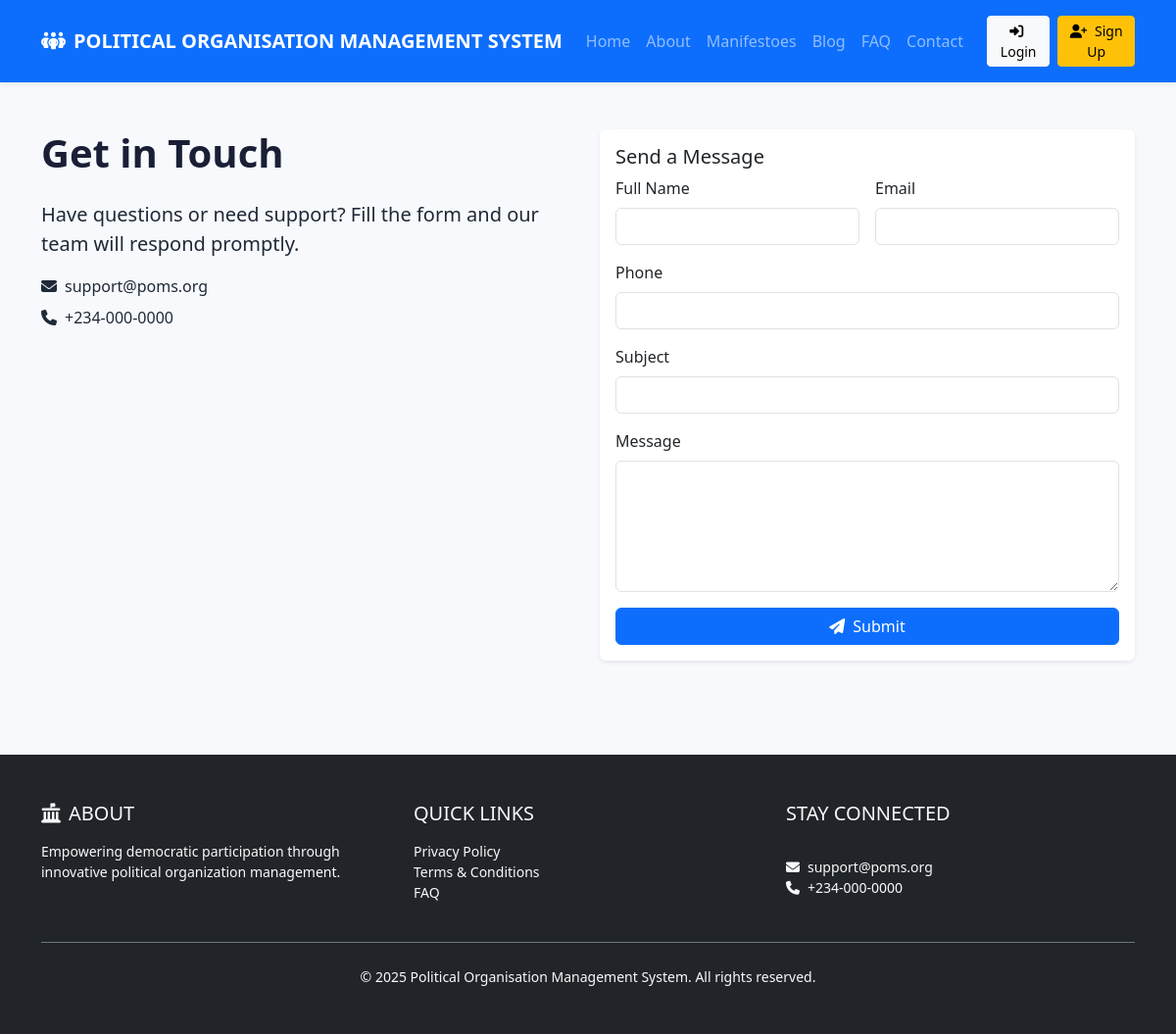
The page /pages/contact.php on the database its author committed.
### tables this page shows
CREATE TABLE IF NOT EXISTS site_settings (
    id INT UNSIGNED AUTO_INCREMENT PRIMARY KEY,
    site_name VARCHAR(150) NOT NULL DEFAULT 'Political Organisation Management System',
    site_tagline VARCHAR(255) DEFAULT NULL,
    logo_path VARCHAR(255) DEFAULT NULL,
    favicon_path VARCHAR(255) DEFAULT NULL,
    support_email VARCHAR(150) DEFAULT NULL,
    support_phone VARCHAR(50) DEFAULT NULL,
    whatsapp_default_link VARCHAR(255) DEFAULT NULL,
    allow_international_registration TINYINT(1) NOT NULL DEFAULT 1,
    maintenance_mode TINYINT(1) NOT NULL DEFAULT 0,
    address TEXT,
    facebook_url VARCHAR(255) DEFAULT NULL,
    twitter_url VARCHAR(255) DEFAULT NULL,
    instagram_url VARCHAR(255) DEFAULT NULL,
    youtube_url VARCHAR(255) DEFAULT NULL,
    created_at TIMESTAMP DEFAULT CURRENT_TIMESTAMP,
    updated_at TIMESTAMP DEFAULT CURRENT_TIMESTAMP ON UPDATE CURRENT_TIMESTAMP
);

### config/config.php (called while the page is built)
<?php
return [
    'database' => [
        'driver' => 'mysql',
        'host' => getenv('POMS_DB_HOST') ?: 'localhost',
        'port' => getenv('POMS_DB_PORT') ?: '3306',
        'name' => getenv('POMS_DB_NAME') ?: 'poms',
        'user' => getenv('POMS_DB_USER') ?: 'root',
        'password' => getenv('POMS_DB_PASSWORD') ?: '',
        'charset' => 'utf8mb4',
        'collation' => 'utf8mb4_unicode_ci',
    ],
    'app' => [
        'base_url' => getenv('POMS_BASE_URL') ?: '/',
        'default_timezone' => 'Africa/Lagos',
    ],
];

### config/Database.php (called while the page is built, shortened)
<?php
class Database
{
    private static ?Database $instance = null;
    private PDO $connection;
    private function __construct()
    {
        $config = require __DIR__ . '/config.php';
        $dbConfig = $config['database'];
        $dsn = sprintf('%s:host=%s;port=%s;dbname=%s;charset=%s',
            $dbConfig['driver'],
            $dbConfig['host'],
            $dbConfig['port'],
            $dbConfig['name'],
            $dbConfig['charset']
        );
        $options = [
            PDO::ATTR_ERRMODE => PDO::ERRMODE_EXCEPTION,
            PDO::ATTR_DEFAULT_FETCH_MODE => PDO::FETCH_ASSOC,
            PDO::ATTR_EMULATE_PREPARES => false,
        ];
        try {
            $this->connection = new PDO($dsn, $dbConfig['user'], $dbConfig['password'], $options);
        } catch (PDOException $exception) {
            throw new RuntimeException('Database connection failed: ' . $exception->getMessage());
        }
    }
    public static function getInstance(): Database
    {
        if (self::$instance === null) {
            self::$instance = new self();
        }
        return self::$instance;
    }
    public function fetchSiteSettings(): array
    {
        $statement = $this->connection->prepare('SELECT * FROM site_settings ORDER BY id DESC LIMIT 1');
        $statement->execute();
        return $statement->fetch() ?: [];
    }
}

### pages/contact.php (the view, shortened to what this page needs)
<?php
require_once __DIR__ . '/../config/Database.php';
$database = Database::getInstance();
$siteSettings = $database->fetchSiteSettings();
require __DIR__ . '/../includes/header.php';
?>
<section class="py-5">
    <div class="container">
        <div class="row g-4">
            <div class="col-lg-6">
                <h1 class="section-title">Get in Touch</h1>
                <p class="lead">Have questions or need support? Fill the form and our team will respond promptly.</p>
                <ul class="list-unstyled">
                    <li class="mb-2"><i class="fa-solid fa-envelope me-2"></i><?= htmlspecialchars($siteSettings['support_email'] ?? 'support@poms.org'); ?></li>
                    <li class="mb-2"><i class="fa-solid fa-phone me-2"></i><?= htmlspecialchars($siteSettings['support_phone'] ?? '+234-000-0000'); ?></li>
                </ul>
            </div>
            <div class="col-lg-6">
                <div class="card shadow-sm border-0">
                    <div class="card-body">
                        <h5 class="card-title">Send a Message</h5>
                        <form method="post" action="<?= $baseUrl; ?>pages/contact">
                            <div class="row g-3">
                                <div class="col-md-6">
                                    <label for="contactName" class="form-label">Full Name</label>
                                    <input type="text" id="contactName" name="full_name" class="form-control" required>
                                </div>
                                <div class="col-md-6">
                                    <label for="contactEmail" class="form-label">Email</label>
                                    <input type="email" id="contactEmail" name="email" class="form-control" required>
                                </div>
                                <div class="col-12">
                                    <label for="contactPhone" class="form-label">Phone</label>
                                    <input type="tel" id="contactPhone" name="phone" class="form-control">
                                </div>
                                <div class="col-12">
                                    <label for="contactSubject" class="form-label">Subject</label>
                                    <input type="text" id="contactSubject" name="subject" class="form-control">
                                </div>
                                <div class="col-12">
                                    <label for="contactMessage" class="form-label">Message</label>
                                    <textarea id="contactMessage" name="message" rows="5" class="form-control" required></textarea>
                                </div>
                                <div class="col-12">
                                    <button type="submit" class="btn btn-primary w-100"><i class="fa-solid fa-paper-plane me-2"></i>Submit</button>
                                </div>
                            </div>
                        </form>
                    </div>
                </div>
            </div>
        </div>
    </div>
</section>
<?php require __DIR__ . '/../includes/footer.php'; ?>

### includes/header.php (shortened to what this page needs)
<?php
require_once __DIR__ . '/../config/Database.php';
$appConfig = require __DIR__ . '/../config/config.php';
date_default_timezone_set($appConfig['app']['default_timezone']);
$database = Database::getInstance();
$siteSettings = $siteSettings ?? $database->fetchSiteSettings();
$siteName = $siteSettings['site_name'] ?? 'Political Organisation Management System';
$siteTagline = $siteSettings['site_tagline'] ?? '';
$baseUrl = $appConfig['app']['base_url'];
?>
<!DOCTYPE html>
<html lang="en">
<head>
    <link rel="stylesheet" href="https://cdn.jsdelivr.net/npm/bootstrap@5.3.3/dist/css/bootstrap.min.css">
    <link rel="stylesheet" href="https://cdnjs.cloudflare.com/ajax/libs/font-awesome/6.5.1/css/all.min.css">
    <link rel="stylesheet" href="<?= $baseUrl; ?>assets/css/style.css">
</head>
<body>
<nav class="navbar navbar-expand-lg navbar-dark bg-primary py-3 shadow-sm">
    <div class="container">
        <a class="navbar-brand d-flex align-items-center" href="<?= $baseUrl; ?>">
            <i class="fa-solid fa-people-group me-2"></i>
            <span class="fw-bold text-uppercase"><?= htmlspecialchars($siteName); ?></span>
        </a>
        <div class="collapse navbar-collapse" id="mainNavbar">
            <ul class="navbar-nav ms-auto mb-2 mb-lg-0">
                <li class="nav-item"><a class="nav-link" href="<?= $baseUrl; ?>">Home</a></li>
                <li class="nav-item"><a class="nav-link" href="<?= $baseUrl; ?>pages/about">About</a></li>
                <li class="nav-item"><a class="nav-link" href="<?= $baseUrl; ?>pages/manifestoes">Manifestoes</a></li>
                <li class="nav-item"><a class="nav-link" href="<?= $baseUrl; ?>pages/blog">Blog</a></li>
                <li class="nav-item"><a class="nav-link" href="<?= $baseUrl; ?>pages/faq">FAQ</a></li>
                <li class="nav-item"><a class="nav-link" href="<?= $baseUrl; ?>pages/contact">Contact</a></li>
            </ul>
            <div class="d-flex ms-lg-3">
                <a class="btn btn-light btn-sm me-2" href="<?= $baseUrl; ?>auth/login"><i class="fa-solid fa-right-to-bracket me-1"></i> Login</a>
                <a class="btn btn-warning btn-sm" href="<?= $baseUrl; ?>auth/register"><i class="fa-solid fa-user-plus me-1"></i> Sign Up</a>
            </div>
        </div>
    </div>
</nav>
<main class="flex-grow-1">

### includes/footer.php (shortened to what this page needs)
</main>
<footer class="bg-dark text-light py-5 mt-5">
    <div class="container">
        <div class="row g-4">
            <div class="col-md-4">
                <h5 class="text-uppercase mb-3"><i class="fa-solid fa-landmark-flag me-2"></i>About</h5>
                <p class="small mb-0"><?= htmlspecialchars($siteTagline); ?></p>
            </div>
            <div class="col-md-4">
                <h5 class="text-uppercase mb-3">Quick Links</h5>
                <ul class="list-unstyled small">
                    <li><a class="text-decoration-none text-light" href="<?= $baseUrl; ?>pages/privacy-policy">Privacy Policy</a></li>
                    <li><a class="text-decoration-none text-light" href="<?= $baseUrl; ?>pages/terms-and-conditions">Terms &amp; Conditions</a></li>
                    <li><a class="text-decoration-none text-light" href="<?= $baseUrl; ?>pages/faq">FAQ</a></li>
                </ul>
            </div>
            <div class="col-md-4">
                <h5 class="text-uppercase mb-3">Stay Connected</h5>
                <p class="small mt-3 mb-0"><i class="fa-solid fa-envelope me-2"></i><?= htmlspecialchars($siteSettings['support_email'] ?? ''); ?></p>
                <p class="small mb-0"><i class="fa-solid fa-phone me-2"></i><?= htmlspecialchars($siteSettings['support_phone'] ?? ''); ?></p>
            </div>
        </div>
        <div class="text-center pt-4 mt-4 border-top border-secondary">
            <p class="small mb-0">&copy; <?= date('Y'); ?> <?= htmlspecialchars($siteName); ?>. All rights reserved.</p>
        </div>
    </div>
</footer>
</body>
</html>

### assets/css/style.css (style rules this page uses)
:root { --poms-primary: #0d6efd; --poms-secondary: #20c997; --poms-dark: #1a1f36; }
body { font-family: 'Segoe UI', Tahoma, Geneva, Verdana, sans-serif; background-color: #f7f9fc; color: #1f2937; min-height: 100vh; display: flex; flex-direction: column; }
.section-title { font-weight: 700; color: var(--poms-dark); margin-bottom: 1.5rem; }

### rows shown on the page
site_settings: site_name "POLITICAL ORGANISATION MANAGEMENT SYSTEM", support_email "support@poms.org", support_phone "+234-000-0000", site_tagline "Empowering democratic participation through innovative political organization management.", site_name "Political Organisation Management System"
